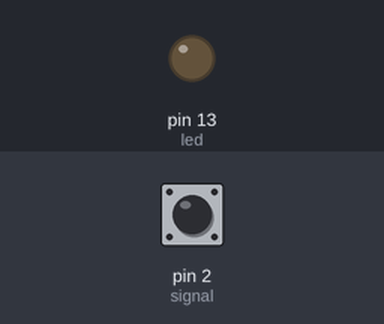
The sketch below on a simulated Arduino Uno, built with avr-gcc and run on an emulated ATmega328P. Parts: output pins drawn as LEDs (lit = HIGH). Dashed ring = blinking. Inputs (shaded band) come from the test bench; at power-on: pin 2 (signal) HIGH.

Above: at 0.1 s.
At 1.1 s:
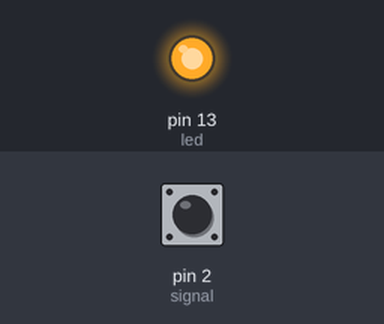
1.3 s: pin 2 (signal) pulled LOW for 3.2 s
At 5.1 s:
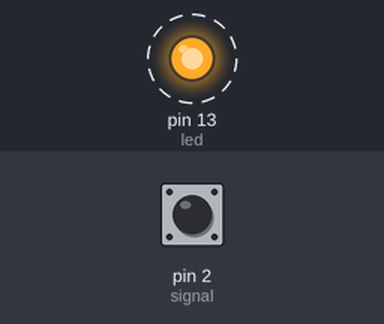
Timing chart, 0 to 12.5 s (numbered marks = the images above; inputs shaded):
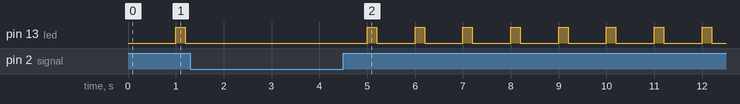

The sketch:

timerdisable.ino
```cpp
 #include <WProgram.h>
 #include<Arduino.h>
 #include <SimpleTimer.h>
SimpleTimer t;

// give it a name:
const int led = 13;
const int signal = 2;
int timercheckSMS;

void setup() {

pinMode(led, OUTPUT);
pinMode(signal, INPUT);
digitalWrite(signal, HIGH);

timercheckSMS= t.setInterval(1000, writetoLED);
}

// the loop routine runs over and over again forever:
void loop() {
  t.run();

  if(digitalRead(signal)==LOW){
  t.disable(timercheckSMS);
  }
   else  t.enable(timercheckSMS);


 }

 void writetoLED(){
 digitalWrite(led, HIGH);
 delay(200);
 digitalWrite(led, LOW);
  }
```
